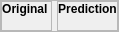
                      <widget class="QWidget" name="prediction_pages_contents">
                       <property name="geometry">
                        <rect>
                         <x>0</x>
                         <y>0</y>
                         <width>117</width>
                         <height>28</height>
                        </rect>
                       </property>
                       <layout class="QVBoxLayout" name="predictionPagesContentsVerticalLayout">
                        <property name="spacing">
                         <number>0</number>
                        </property>
                        <property name="leftMargin">
                         <number>0</number>
                        </property>
                        <property name="topMargin">
                         <number>0</number>
                        </property>
                        <property name="rightMargin">
                         <number>0</number>
                        </property>
                        <property name="bottomMargin">
                         <number>0</number>
                        </property>
                        <item>
                         <widget class="QFrame" name="prediction_image_frame">
                          <property name="frameShape">
                           <enum>QFrame::StyledPanel</enum>
                          </property>
                          <property name="frameShadow">
                           <enum>QFrame::Raised</enum>
                          </property>
                          <layout class="QHBoxLayout" name="predictionImageFrameHorizontalLayout">
                           <property name="spacing">
                            <number>5</number>
                           </property>
                           <property name="leftMargin">
                            <number>0</number>
                           </property>
                           <property name="topMargin">
                            <number>0</number>
                           </property>
                           <property name="rightMargin">
                            <number>0</number>
                           </property>
                           <property name="bottomMargin">
                            <number>0</number>
                           </property>
                           <item>
                            <widget class="QFrame" name="source_label_frame">
                             <property name="minimumSize">
                              <size>
                               <width>0</width>
                               <height>0</height>
                              </size>
                             </property>
                             <property name="frameShape">
                              <enum>QFrame::StyledPanel</enum>
                             </property>
                             <property name="frameShadow">
                              <enum>QFrame::Raised</enum>
                             </property>
                             <layout class="QVBoxLayout" name="sourceLabelFrameVerticalLayout">
                              <property name="spacing">
                               <number>0</number>
                              </property>
                              <property name="leftMargin">
                               <number>0</number>
                              </property>
                              <property name="topMargin">
                               <number>0</number>
                              </property>
                              <property name="rightMargin">
                               <number>0</number>
                              </property>
                              <property name="bottomMargin">
                               <number>0</number>
                              </property>
                              <item>
                               <widget class="QLabel" name="original_title_label">
                                <property name="sizePolicy">
                                 <sizepolicy hsizetype="Preferred" vsizetype="Maximum">
                                  <horstretch>0</horstretch>
                                  <verstretch>0</verstretch>
                                 </sizepolicy>
                                </property>
                                <property name="maximumSize">
                                 <size>
                                  <width>16777215</width>
                                  <height>20</height>
                                 </size>
                                </property>
                                <property name="text">
                                 <string>&lt;html&gt;&lt;head/&gt;&lt;body&gt;&lt;p&gt;&lt;span style=&quot; font-weight:700;&quot;&gt;Original &lt;/span&gt;&lt;/p&gt;&lt;/body&gt;&lt;/html&gt;</string>
                                </property>
                                <property name="textFormat">
                                 <enum>Qt::MarkdownText</enum>
                                </property>
                                <property name="alignment">
                                 <set>Qt::AlignHCenter|Qt::AlignTop</set>
                                </property>
                               </widget>
                              </item>
                              <item>
                               <widget class="QLabel" name="source_label">
                                <property name="sizePolicy">
                                 <sizepolicy hsizetype="Preferred" vsizetype="Expanding">
                                  <horstretch>0</horstretch>
                                  <verstretch>0</verstretch>
                                 </sizepolicy>
                                </property>
                                <property name="text">
                                 <string/>
                                </property>
                               </widget>
                              </item>
                             </layout>
                            </widget>
                           </item>
                           <item>
                            <widget class="QFrame" name="prediction_label_frame">
                             <property name="frameShape">
                              <enum>QFrame::StyledPanel</enum>
                             </property>
                             <property name="frameShadow">
                              <enum>QFrame::Raised</enum>
                             </property>
                             <layout class="QVBoxLayout" name="predictionLabelFrameVerticalLayout">
                              <property name="spacing">
                               <number>0</number>
                              </property>
                              <property name="leftMargin">
                               <number>0</number>
                              </property>
                              <property name="topMargin">
                               <number>0</number>
                              </property>
                              <property name="rightMargin">
                               <number>0</number>
                              </property>
                              <property name="bottomMargin">
                               <number>0</number>
                              </property>
                              <item>
                               <widget class="QLabel" name="prediction_title_label">
                                <property name="maximumSize">
                                 <size>
                                  <width>16777215</width>
                                  <height>20</height>
                                 </size>
                                </property>
                                <property name="text">
                                 <string>&lt;html&gt;&lt;head/&gt;&lt;body&gt;&lt;p&gt;&lt;span style=&quot; font-weight:700;&quot;&gt;Prediction&lt;/span&gt;&lt;/p&gt;&lt;/body&gt;&lt;/html&gt;</string>
                                </property>
                                <property name="alignment">
                                 <set>Qt::AlignCenter</set>
                                </property>
                               </widget>
                              </item>
                              <item>
                               <widget class="QLabel" name="prediction_label">
                                <property name="sizePolicy">
                                 <sizepolicy hsizetype="Preferred" vsizetype="Expanding">
                                  <horstretch>0</horstretch>
                                  <verstretch>6</verstretch>
                                 </sizepolicy>
                                </property>
                                <property name="text">
                                 <string/>
                                </property>
                                <property name="scaledContents">
                                 <bool>false</bool>
                                </property>
                               </widget>
                              </item>
                             </layout>
                            </widget>
                           </item>
                          </layout>
                         </widget>
                        </item>
                       </layout>
                      </widget>
